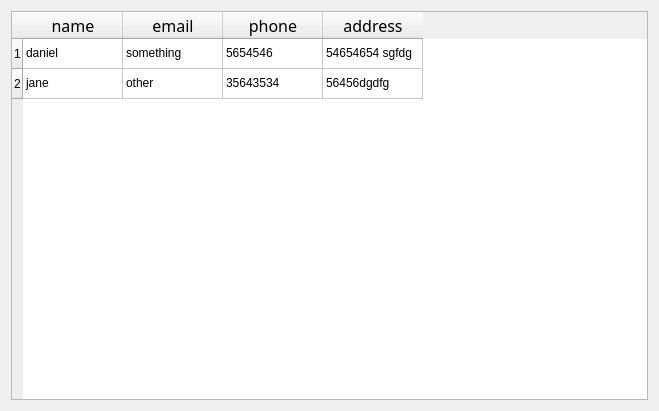
<?xml version="1.0" encoding="UTF-8"?>
<ui version="4.0">
 <class>Form</class>
 <widget class="QWidget" name="Form">
  <property name="geometry">
   <rect>
    <x>0</x>
    <y>0</y>
    <width>659</width>
    <height>411</height>
   </rect>
  </property>
  <property name="windowTitle">
   <string>PyQt5 table widgets</string>
  </property>
  <layout class="QVBoxLayout" name="verticalLayout_2">
   <item>
    <layout class="QVBoxLayout" name="verticalLayout">
     <item>
      <widget class="QTableWidget" name="tableWidget">
       <property name="styleSheet">
        <string notr="true"/>
       </property>
       <row>
        <property name="text">
         <string>1</string>
        </property>
       </row>
       <row>
        <property name="text">
         <string>2</string>
        </property>
       </row>
       <column>
        <property name="text">
         <string>name</string>
        </property>
        <property name="font">
         <font>
          <family>Orbitron</family>
          <pointsize>12</pointsize>
         </font>
        </property>
       </column>
       <column>
        <property name="text">
         <string>email</string>
        </property>
        <property name="font">
         <font>
          <family>Orbitron</family>
          <pointsize>12</pointsize>
         </font>
        </property>
       </column>
       <column>
        <property name="text">
         <string>phone</string>
        </property>
        <property name="font">
         <font>
          <family>Orbitron</family>
          <pointsize>12</pointsize>
         </font>
        </property>
       </column>
       <column>
        <property name="text">
         <string>address</string>
        </property>
        <property name="font">
         <font>
          <family>Orbitron</family>
          <pointsize>12</pointsize>
         </font>
        </property>
       </column>
       <item row="0" column="0">
        <property name="text">
         <string>daniel</string>
        </property>
       </item>
       <item row="0" column="1">
        <property name="text">
         <string>something</string>
        </property>
       </item>
       <item row="0" column="2">
        <property name="text">
         <string>5654546</string>
        </property>
       </item>
       <item row="0" column="3">
        <property name="text">
         <string>54654654 sgfdg</string>
        </property>
       </item>
       <item row="1" column="0">
        <property name="text">
         <string>jane</string>
        </property>
       </item>
       <item row="1" column="1">
        <property name="text">
         <string>other</string>
        </property>
       </item>
       <item row="1" column="2">
        <property name="text">
         <string>35643534</string>
        </property>
       </item>
       <item row="1" column="3">
        <property name="text">
         <string>56456dgdfg</string>
        </property>
       </item>
      </widget>
     </item>
    </layout>
   </item>
  </layout>
 </widget>
 <resources/>
 <connections/>
</ui>
